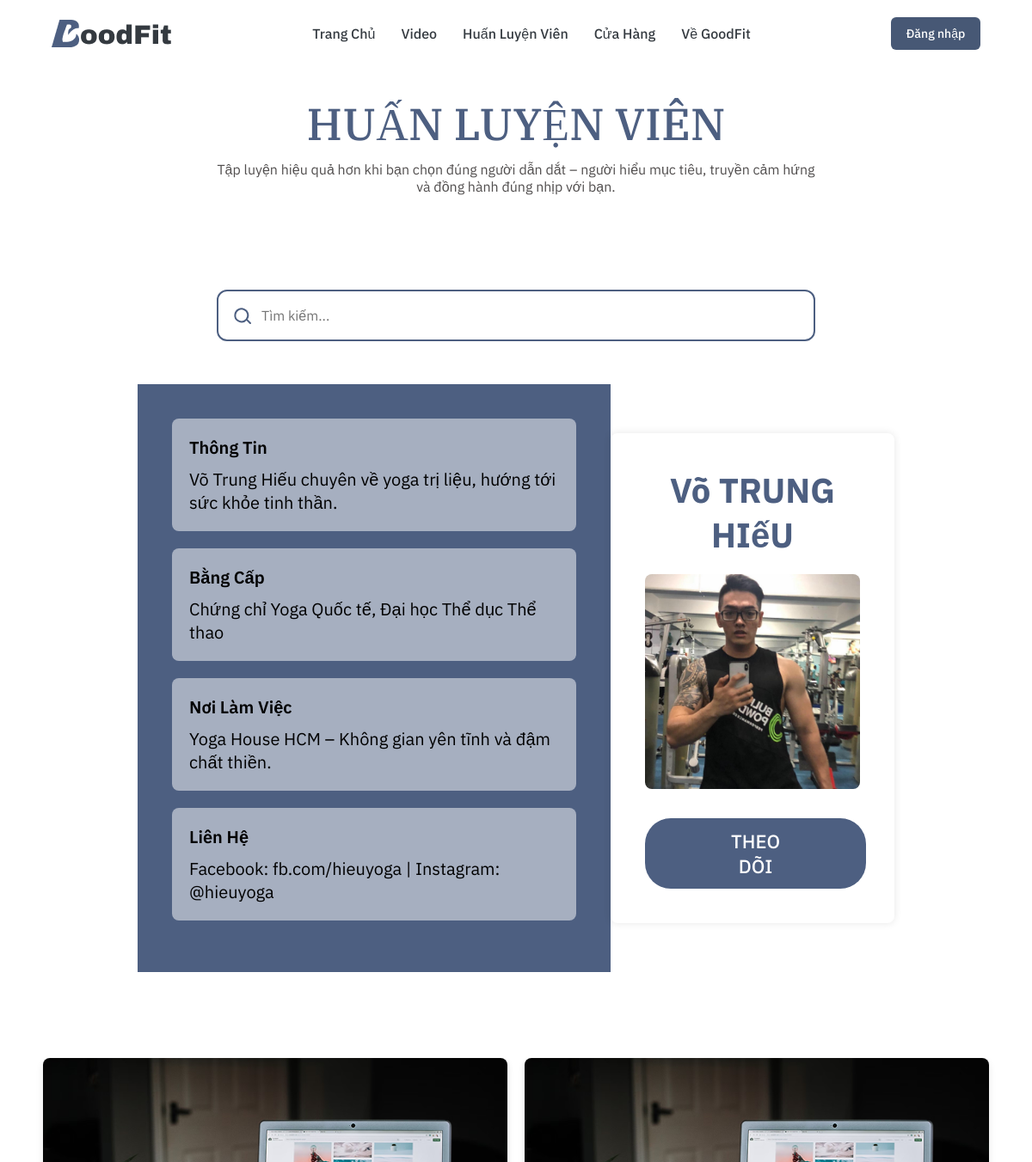
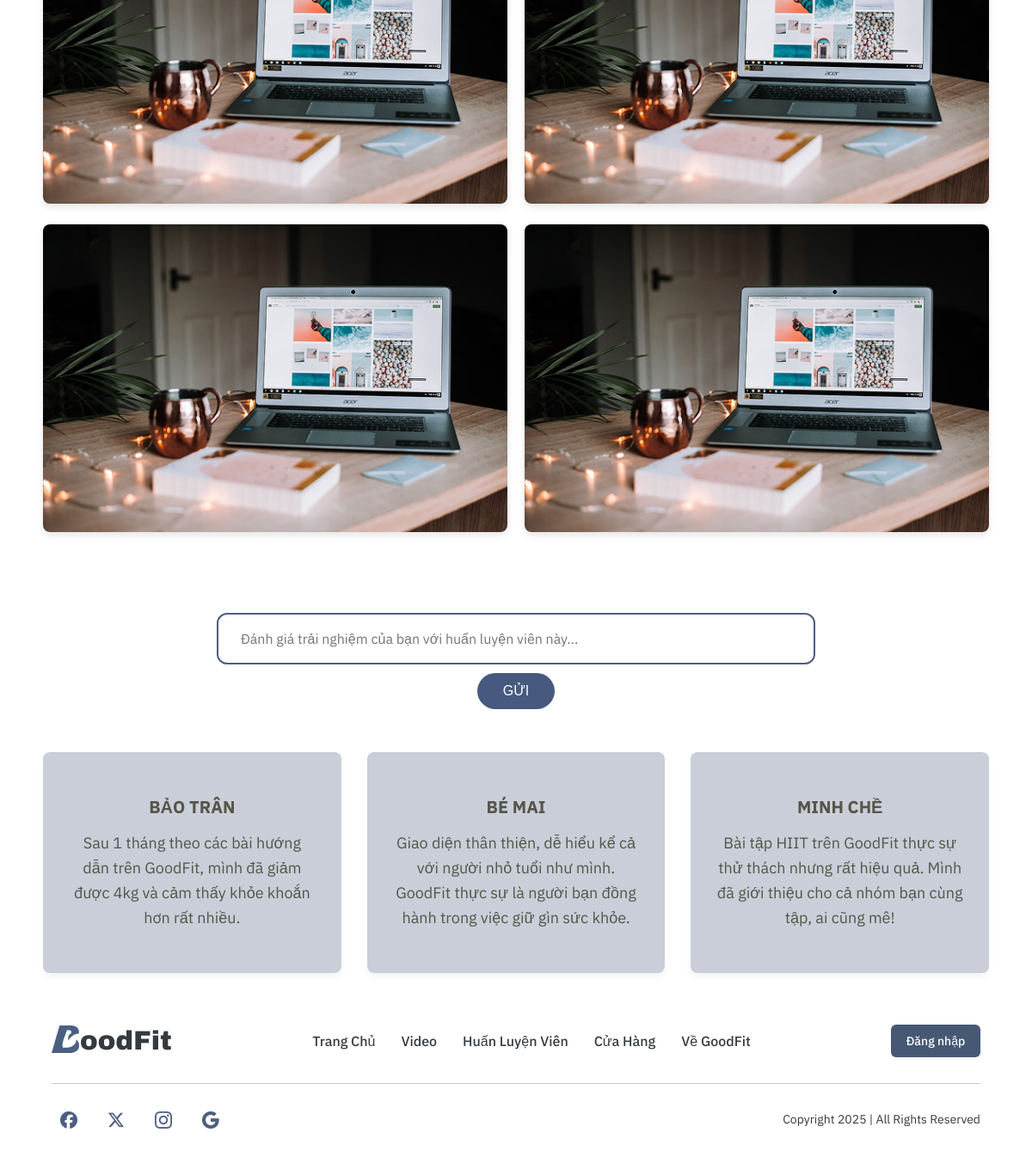
The page /teacherinfo/teacherinfo.php?id=2 on the database its author committed (2 pictures, top to bottom).
### tables this page shows
CREATE TABLE chitiethlv (
  id INT AUTO_INCREMENT PRIMARY KEY,
  id_hlv INT NOT NULL,
  gioithieu TEXT,
  bangcap TEXT,
  noilamviec_chitiet TEXT,
  lienhe TEXT,
  FOREIGN KEY (id_hlv) REFERENCES huanluyenvien(id) ON DELETE CASCADE
);

CREATE TABLE `huanluyenvien` (
  `id` INT NOT NULL AUTO_INCREMENT,
  `anh` VARCHAR(255) DEFAULT NULL,
  `ten` VARCHAR(100) NOT NULL,
  `gioitinh` ENUM('Nam', 'Nữ') NOT NULL,
  `noilamviec` VARCHAR(100) NOT NULL,
  `chuyenmon` VARCHAR(100) NOT NULL,
  PRIMARY KEY (`id`)
);

### teacherinfo/teacherinfo.php (the view, shortened to what this page needs)
<?php
include '../connect.php';
$id = intval($_GET['id']);
$stmt = $conn->prepare("
  SELECT h.*, c.gioithieu, c.bangcap, c.noilamviec_chitiet, c.lienhe
  FROM huanluyenvien h
  LEFT JOIN chitiethlv c ON h.id = c.id_hlv
  WHERE h.id = ?
");
$stmt->bind_param("i", $id);
$stmt->execute();
$result = $stmt->get_result();
$hlv = $result->fetch_assoc();
?>
<!DOCTYPE html>
<html lang="vi">
<head>
  <link rel="stylesheet" href="teacherinfo.css">
  <link rel="stylesheet" href="../header.css">
</head>
<body>
<?php include '../header.php'; ?>
<section class="trainer-section">
  <h5>HUẤN LUYỆN VIÊN</h5>
  <p class="sub-text">Tập luyện hiệu quả hơn khi bạn chọn đúng người dẫn dắt – người hiểu mục tiêu, truyền cảm hứng và đồng hành đúng nhịp với bạn.</p>
</section>
<div class="search-box">
      <svg class="icon search-icon" xmlns="http://www.w3.org/2000/svg" fill="none" viewBox="0 0 24 24" stroke="currentColor">
        <path stroke-linecap="round" stroke-linejoin="round" stroke-width="2"
          d="M21 21l-4.35-4.35m0 0A7.5 7.5 0 103.5 10.5a7.5 7.5 0 0013.15 6.15z" />
      </svg>
      <input type="text" id="searchInput" placeholder="Tìm kiếm..." />
    </div>
<div class="container">
  <div class="info-box">
    <div class="section">
      <div class="section-title semibold-heading">Thông Tin</div>
      <div class="section-content">
        <?= nl2br(htmlspecialchars($hlv['gioithieu'])) ?>
      </div>
    </div>
    <div class="section">
      <div class="section-title semibold-heading">Bằng Cấp</div>
      <div class="section-content">
        <?= nl2br(htmlspecialchars($hlv['bangcap'])) ?>
      </div>
    </div>
    <div class="section">
      <div class="section-title semibold-heading">Nơi Làm Việc</div>
      <div class="section-content"><?= nl2br(htmlspecialchars($hlv['noilamviec_chitiet'])) ?>
</div>
    </div>
    <div class="section">
      <div class="section-title semibold-heading">Liên Hệ</div>
      <div class="section-content">
<?= nl2br(htmlspecialchars($hlv['lienhe'])) ?>
      </div>
    </div>
  </div>
  <div class="right-box">
    <h2><?= strtoupper($hlv['ten']) ?></h2>
    <img src="<?= htmlspecialchars($hlv['anh']) ?>" alt="<?= htmlspecialchars($hlv['ten']) ?>">
    <button
      class="follow-button"
      id="followButton"
      onclick="followTrainer(this)"
      data-name="<?= htmlspecialchars($hlv['ten']) ?>"
      data-img="<?= htmlspecialchars($hlv['anh']) ?>"
      data-id="<?= htmlspecialchars($hlv['id']) ?>"
      data-desc='["<?= htmlspecialchars($hlv['chuyenmon']) ?>", "Level 1 Health and Fitness Assistant", "Level 2 Fitness Instructor"]'>
      THEO DÕI
    </button>
  </div>
</div>
<div class="image-gallery">
  <div class="gallery-item"><img src="img/image 11.png" alt="Ảnh 1"></div>
  <div class="gallery-item"><img src="img/image 11.png" alt="Ảnh 2"></div>
  <div class="gallery-item"><img src="img/image 11.png" alt="Ảnh 3"></div>
  <div class="gallery-item"><img src="img/image 11.png" alt="Ảnh 4"></div>
</div>
<div class="search-box">
  <input type="text" id="commentInput" placeholder="Đánh giá trải nghiệm của bạn với huấn luyện viên này..." />
</div>
<div style="text-align: center; margin-top: 10px;">
  <button id="submitComment" class="comment-button">GỬI</button>
</div>
<div class="customer-reviews-container">
  <div class="review-card">
    <div class="reviewer-name">BẢO TRÂN</div>
    <div class="review-content">
      Sau 1 tháng theo các bài hướng dẫn trên GoodFit, mình đã giảm được 4kg và cảm thấy khỏe khoắn hơn rất nhiều.
    </div>
  </div>
  <div class="review-card">
    <div class="reviewer-name">BÉ MAI</div>
    <div class="review-content">
      Giao diện thân thiện, dễ hiểu kể cả với người nhỏ tuổi như mình. GoodFit thực sự là người bạn đồng hành trong việc giữ gìn sức khỏe.
    </div>
  </div>
  <div class="review-card">
    <div class="reviewer-name">MINH CHỀ</div>
    <div class="review-content">
      Bài tập HIIT trên GoodFit thực sự thử thách nhưng rất hiệu quả. Mình đã giới thiệu cho cả nhóm bạn cùng tập, ai cũng mê!
    </div>
  </div>
</div>
<?php include($_SERVER['DOCUMENT_ROOT'] . "/GoodFit/footer.php"); ?>
</body>
</html>

### teacherinfo/teacherinfo.css (style rules this page uses)
* { margin: 0; padding: 0; box-sizing: border-box; }
body { color: white; font-family: 'IBM Plex Sans', sans-serif; }
.trainer-section { max-width: 1170px; margin: 0 auto; text-align: center; padding: 40px 20px; }
h5 { font-family: 'IBM Plex Serif', serif; font-weight: 500; font-size: 52px; color: #4D5F81; margin-bottom: 10px; margin-top: 70px; }
.sub-text { font-family: 'IBM Plex Sans', sans-serif; font-weight: 400; font-size: 16px; color: #524F4F; margin-bottom: 70px; max-width: 700px; margin: 0 auto 70px auto; }
.search-box { width: 696px; height: 60px; border: 2px solid #4D5F81; border-radius: 12px; margin: 0 auto 40px auto; display: flex; align-items: center; padding: 0 16px; background-color: #ffffff; margin-bottom: 0px; }
.search-box input { flex: 1; background: transparent; border: none; outline: none; font-size: 16px; color: rgb(0, 0, 0); padding: 0 10px; font-family: 'IBM Plex Sans', sans-serif; }
.icon { width: 24px; height: 24px; color: #4D5F81; flex-shrink: 0; }
.container { display: flex; justify-content: center; align-items: center; padding: 50px; }
.info-box { background-color: #4D5F81; color: white; padding: 40px; width: 50%; }
.section { background-color: rgba(255, 255, 255, 0.5); margin-bottom: 20px; padding: 20px; border-radius: 8px; color: black; }
.section-title { font-weight: 600; font-size: 50px; margin-bottom: 10px; }
.section-content { font-weight: 400; font-size: 20px; }
.right-box { background-color: white; padding: 40px; text-align: center; width: 30%; border-radius: 8px; box-shadow: 0 0 10px rgba(0,0,0,0.1); }
.right-box h2 { font-family: 'IBM Plex Sans', sans-serif; font-weight: 700; font-size: 40px; color: #4D5F81; margin-bottom: 20px; }
.right-box img { max-width: 100%; height: auto; border-radius: 8px; margin-bottom: 30px; }
.follow-button { background-color: #4D5F81; color: white; border: none; padding: 12px 100px; font-size: 22px; font-weight: 500; border-radius: 30px; cursor: pointer; font-family: 'IBM Plex Sans', sans-serif; transition: all 0.3s ease; }
.semibold-heading { font-weight: 600; font-size: 20px; }
.image-gallery { display: grid; grid-template-columns: repeat(2, 1fr); grid-template-rows: repeat(2, 1fr); gap: 20px; padding: 20px 50px; max-width: 1200px; margin: 0 auto; margin-top: 30px; margin-bottom: 70px; }
.gallery-item { text-align: center; }
.image-gallery img { width: 100%; height: auto; border-radius: 8px; box-shadow: 0 4px 8px rgba(0, 0, 0, 0.1); }
.customer-reviews-container { display: flex; justify-content: center; gap: 30px; padding: 20px 50px; max-width: 1200px; margin: 0 auto; }
.review-card { background-color: rgba(77, 95, 129, 0.3); border-radius: 8px; padding: 50px 30px; text-align: center; flex: 1; box-shadow: 0 4px 8px rgba(0, 0, 0, 0.05); display: flex; flex-direction: column; align-items: center; margin-top: 30px; }
.review-card .reviewer-name { font-family: 'IBM Plex Sans', sans-serif; font-weight: 700; font-size: 20px; color: #555547; margin-bottom: 15px; }
.review-card .review-content { font-family: 'IBM Plex Sans', sans-serif; font-weight: 400; font-size: 18px; color: #555547; line-height: 1.6; }
.comment-button { background-color: #47597e; color: white; padding: 12px 30px; border: none; border-radius: 25px; font-size: 16px; cursor: pointer; transition: background-color 0.3s ease; }

### rows shown on the page
chitiethlv: gioithieu "Võ Trung Hiếu chuyên về yoga trị liệu, hướng tới sức khỏe tinh thần.", bangcap "Chứng chỉ Yoga Quốc tế, Đại học Thể dục Thể thao", noilamviec_chitiet "Yoga House HCM – Không gian yên tĩnh và đậm chất thiền.", lienhe "Facebook: fb.com/hieuyoga | Instagram: @hieuyoga", id_hlv.ten "Võ TRUNG HIếU", id_hlv.anh (picture)
